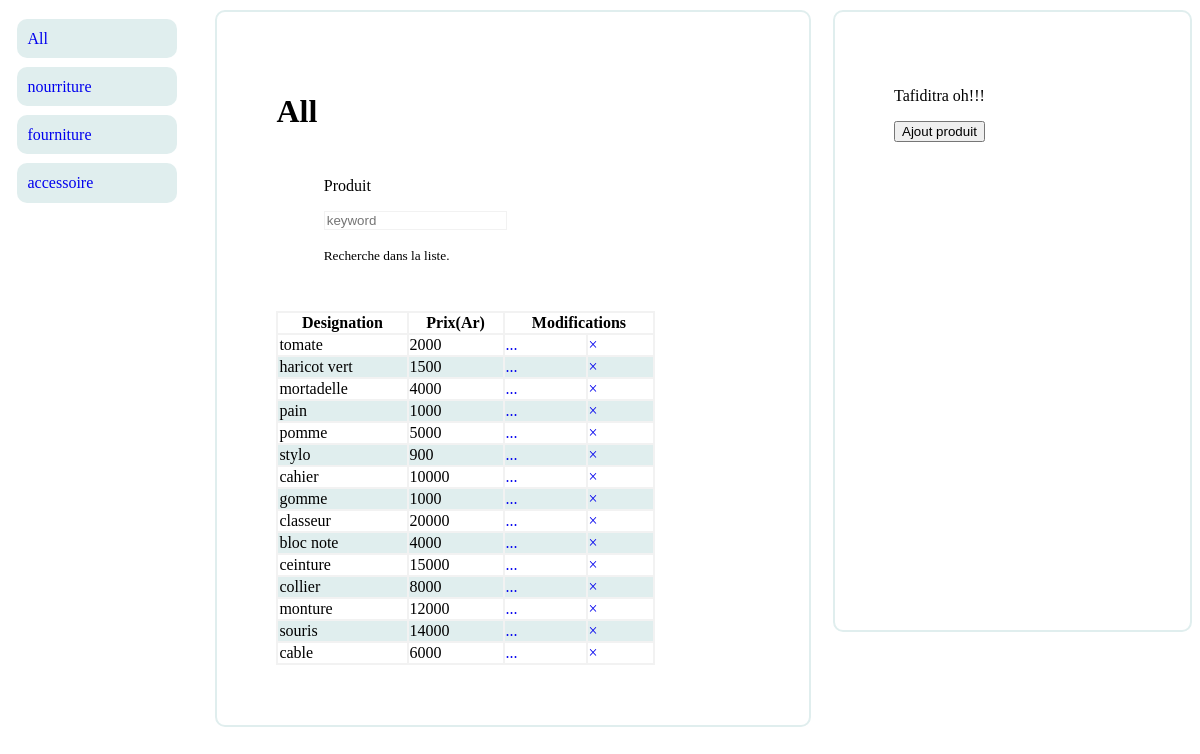
Page /index.php/ViewController/affParCateg?nom=All on the committed database.
### tables this page shows
create table produit(
	id int not null auto_increment primary key,
	designation varchar(100),
	prix int,
	idCate int,
	foreign key (idCate) references categorie(id)
);

### application/controllers/ViewController.php (called while the page is built, shortened)
<?php
class ViewController extends CI_Controller {
	public function affParCateg(){
		$this->load->model('Produit');
		$nom = $this->input->get('nom');
		if($nom == "All"){
			$donnee['nom'] = $nom;
			$donnee['listeProduit'] = $this->Produit->selectAllProduct();
		}
		$this->load->view('affichage',$donnee);
	}
}

### index.php (called while the page is built, shortened)
<?php
require_once BASEPATH.'core/CodeIgniter.php';

### application/models/Produit.php (called while the page is built, shortened)
<?php if ( ! defined('BASEPATH')) exit('No direct script access allowed');
class Produit extends CI_Model{
	public function selectAllProduct(){
		$sql = "select * from produit";
		$query = $this->db->query($sql);
		$produit = array();
		foreach ($query->result_array() as $key) {
			$produit[] = $key;
		}
		return $produit;
	}
}

### application/views/affichage.php (the view, shortened to what this page needs)
<!DOCTYPE html>
<html lang="en">
<head>
</head>
<body>
    <div id="page">
        <div id="nav1"><nav class="nav d-flex justify-content-between">
      <div class="ab"><a class="p-2 text-muted" href="../ViewController/affParCateg?nom=All">All</a></div>
     <div class="ab"> <a class="p-2 text-muted" href="../ViewController/affParCateg?nom=nourriture">nourriture</a></div>
     <div class="ab"> <a class="p-2 text-muted" href="../ViewController/affParCateg?nom=fourniture">fourniture</a></div>
      <div class="ab"><a class="p-2 text-muted" href="../ViewController/affParCateg?nom=accessoire">accessoire</a></div>
   </div><div id="nav2">
	<p>Tafiditra oh!!!</p>
		<form action="../CrudController/ajout">
			<input type="submit" name="" value="Ajout produit">
		</form>
</div><div id="content">
        <h1><?php echo $nom; ?></h1>
	<div class="col-4 form-group" id="recherche">
			    <label for="exampleInputEmail1">Produit</label>
			    <p><input type="text" class="form-control" id="exampleInputEmail1" aria-describedby="emailHelp" placeholder="keyword" style="border: 1px solid #F2F2F2"></p>
			    <small id="emailHelp" class="form-text text-muted">Recherche dans la liste.</small>
</div>
	<table border="1" style="border-spacing: 0;width: 80%;height: 100%">
		<thead>
			<tr>
				<th>Designation</th>
				<th>Prix(Ar)</th>
				<th colspan="2">Modifications</th>
			</tr>
		</thead>
		<tbody id="myTable">
            <?php for ($i=0; $i < count($listeProduit) ; $i++) { ?>
			<tr>
					<td scope="row"><?php echo $listeProduit[$i]['designation']; ?></td>
					<td><?php echo $listeProduit[$i]['prix']; ?></td>
                    <td><a href="../CrudController/modifier?id=<?php echo $listeProduit[$i]['id']; ?>"><span aria-hidden="true">...</span></a></td>
					<td><a href="../CrudController/supprimerProduit?id=<?php echo $listeProduit[$i]['id']; ?>"><span aria-hidden="true">&times;</span></a></td>
			</tr>
			<?php }?>
		</tbody>
	</table></div>
        </div>
</body>
</html>

### application/views/affichage.php (style rules this page uses)
a { text-decoration: none; }
#page { width: 100%; }
#nav1 { float: left; width: 15%; height: 50%; color: black; }
#nav2 { float: right; width: 20%; height: 500px; border: 2px solid #E0EEEE; padding: 5%; border-radius: 10px; }
#content { margin-left: 17.5%; width: 40%; border: 2px solid #E0EEEE; padding: 5%; margin-top: 10px; border-radius: 10px; margin-bottom: 10px; }
.ab { margin: 5%; padding: 6%; border-radius: 10px; background-color: #E0EEEE; }
table, th, td { border: 1px solid #F2F2F2; }
tr:nth-child(even) { background: #E0EEEE; }
tr:nth-child(odd) { background: #FFF; }
#recherche { margin: 10%; }

### rows in the picture
produit: designation "tomate", prix "2000"
produit: designation "haricot vert", prix "1500"
produit: designation "mortadelle", prix "4000"
produit: designation "pain", prix "1000"
produit: designation "pomme", prix "5000"
produit: designation "stylo", prix "900"
produit: designation "cahier", prix "10000"
produit: designation "gomme", prix "1000"
produit: designation "classeur", prix "20000"
produit: designation "bloc note", prix "4000"
produit: designation "ceinture", prix "15000"
produit: designation "collier", prix "8000"
produit: designation "monture", prix "12000"
produit: designation "souris", prix "14000"
produit: designation "cable", prix "6000"

### other values in the picture
$nom "All"
